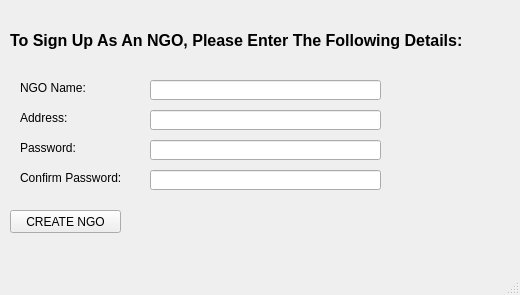
<?xml version="1.0" encoding="UTF-8"?>
<ui version="4.0">
 <class>NGOSearching</class>
 <widget class="QMainWindow" name="NGOSearching">
  <property name="geometry">
   <rect>
    <x>0</x>
    <y>0</y>
    <width>520</width>
    <height>295</height>
   </rect>
  </property>
  <property name="windowTitle">
   <string>NGO Register</string>
  </property>
  <widget class="QWidget" name="centralwidget">
   <widget class="QLabel" name="label">
    <property name="geometry">
     <rect>
      <x>10</x>
      <y>10</y>
      <width>581</width>
      <height>61</height>
     </rect>
    </property>
    <property name="font">
     <font>
      <pointsize>12</pointsize>
      <weight>75</weight>
      <bold>true</bold>
     </font>
    </property>
    <property name="text">
     <string>To Sign Up As An NGO, Please Enter The Following Details:</string>
    </property>
   </widget>
   <widget class="QPushButton" name="CreateNGOButton">
    <property name="geometry">
     <rect>
      <x>10</x>
      <y>210</y>
      <width>111</width>
      <height>23</height>
     </rect>
    </property>
    <property name="text">
     <string>CREATE NGO</string>
    </property>
   </widget>
   <widget class="QLineEdit" name="lineEdit_3">
    <property name="geometry">
     <rect>
      <x>150</x>
      <y>80</y>
      <width>231</width>
      <height>20</height>
     </rect>
    </property>
   </widget>
   <widget class="QLabel" name="label_2">
    <property name="geometry">
     <rect>
      <x>20</x>
      <y>80</y>
      <width>91</width>
      <height>16</height>
     </rect>
    </property>
    <property name="text">
     <string>NGO Name:</string>
    </property>
   </widget>
   <widget class="QLineEdit" name="lineEdit_4">
    <property name="geometry">
     <rect>
      <x>150</x>
      <y>110</y>
      <width>231</width>
      <height>20</height>
     </rect>
    </property>
   </widget>
   <widget class="QLabel" name="label_4">
    <property name="geometry">
     <rect>
      <x>20</x>
      <y>110</y>
      <width>91</width>
      <height>16</height>
     </rect>
    </property>
    <property name="text">
     <string>Address:</string>
    </property>
   </widget>
   <widget class="QLineEdit" name="ngoSignUpPass">
    <property name="geometry">
     <rect>
      <x>150</x>
      <y>140</y>
      <width>231</width>
      <height>20</height>
     </rect>
    </property>
   </widget>
   <widget class="QLabel" name="label_5">
    <property name="geometry">
     <rect>
      <x>20</x>
      <y>140</y>
      <width>91</width>
      <height>16</height>
     </rect>
    </property>
    <property name="text">
     <string>Password:</string>
    </property>
   </widget>
   <widget class="QLineEdit" name="ngoSignUpConfirmPass">
    <property name="geometry">
     <rect>
      <x>150</x>
      <y>170</y>
      <width>231</width>
      <height>20</height>
     </rect>
    </property>
   </widget>
   <widget class="QLabel" name="label_6">
    <property name="geometry">
     <rect>
      <x>20</x>
      <y>170</y>
      <width>121</width>
      <height>16</height>
     </rect>
    </property>
    <property name="text">
     <string>Confirm Password:</string>
    </property>
   </widget>
  </widget>
  <widget class="QMenuBar" name="menubar">
   <property name="geometry">
    <rect>
     <x>0</x>
     <y>0</y>
     <width>520</width>
     <height>24</height>
    </rect>
   </property>
  </widget>
  <widget class="QStatusBar" name="statusbar"/>
 </widget>
 <resources/>
 <connections/>
</ui>
